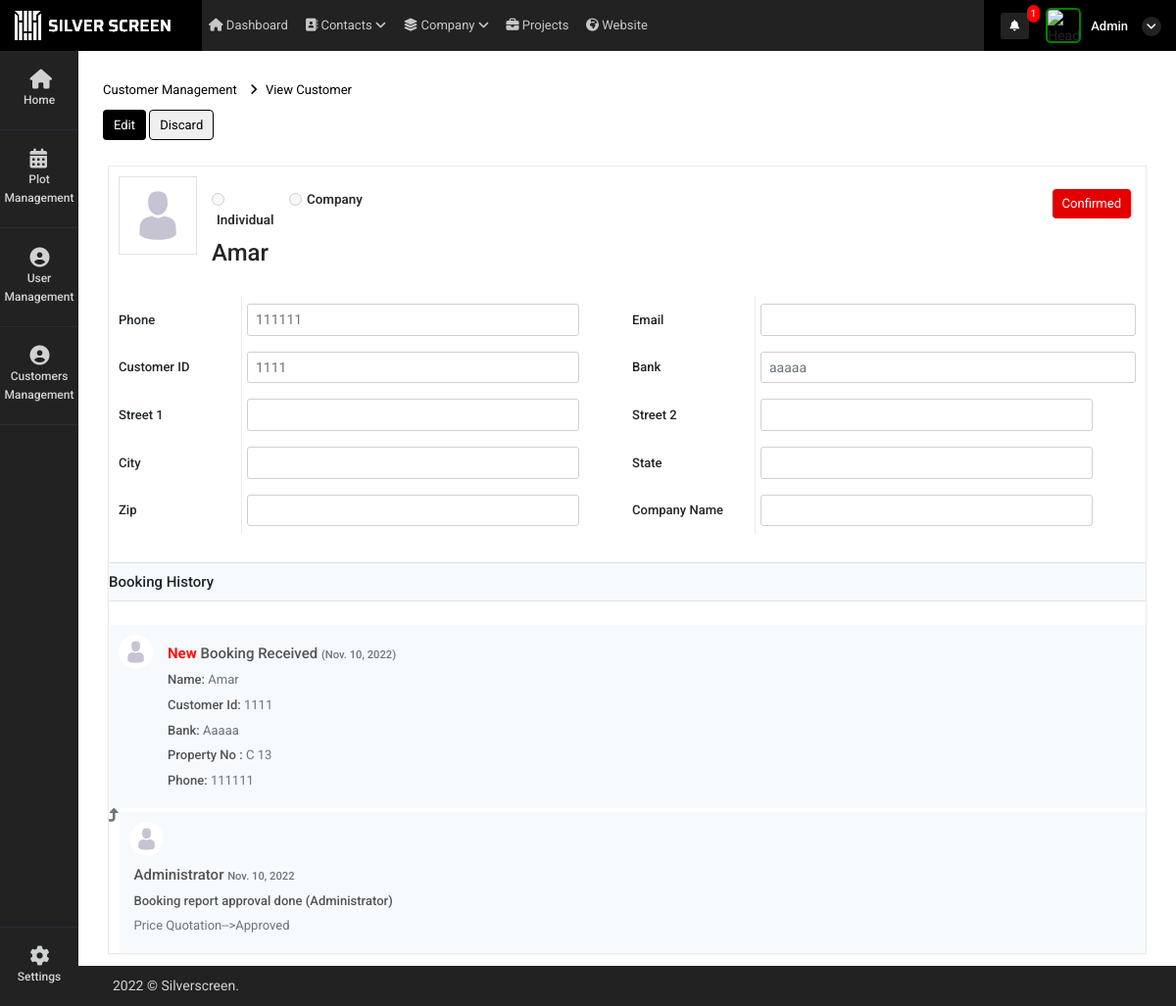
Before: /customer_more_details?id=6 (signed in) with the older database file.
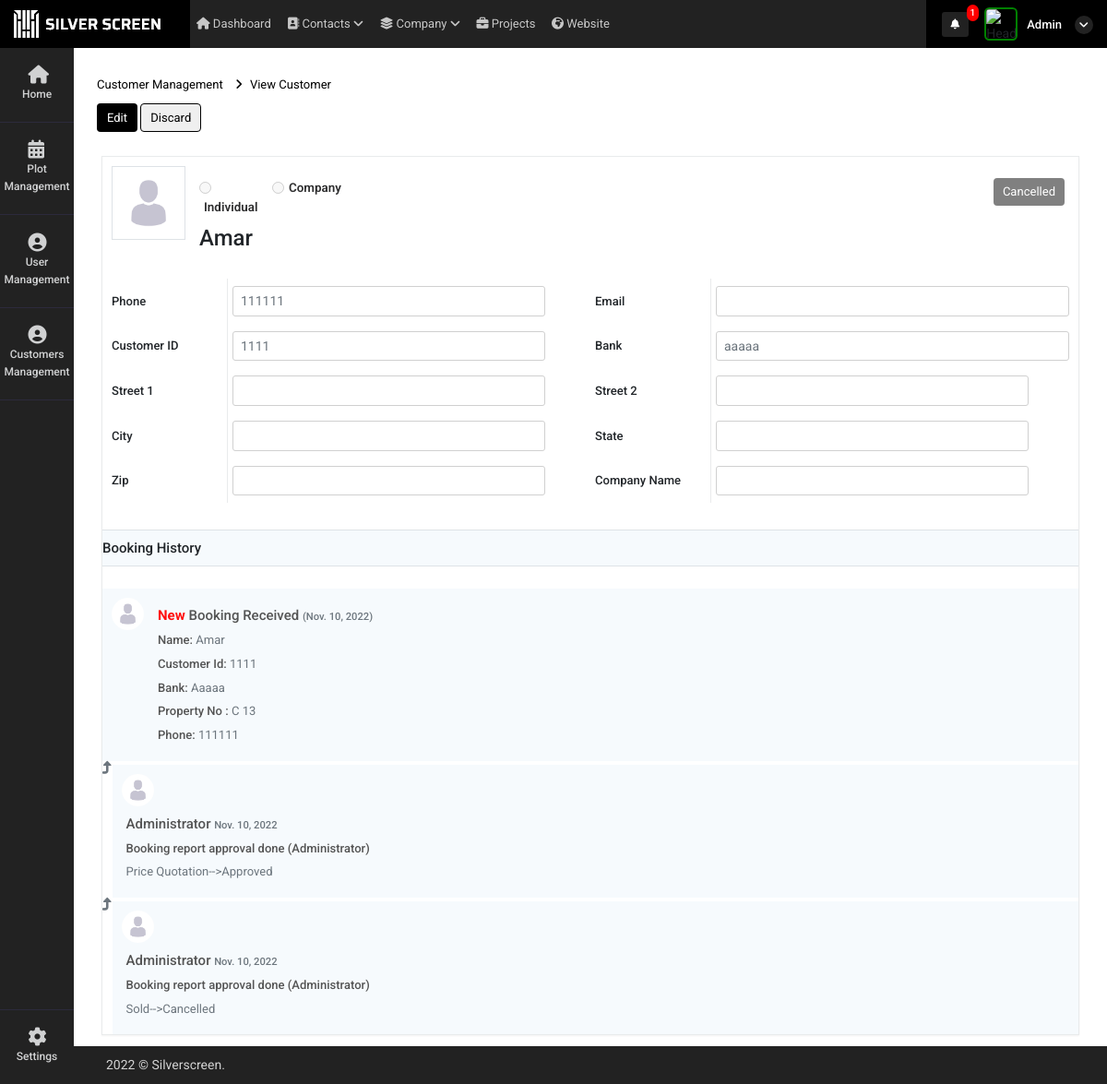
After: the same page with the newer database file.
### super_admin/models.py (models this page shows, shortened)
class common(models.Model):  # COMM0N
    dt = models.DateField(auto_now=True)
    tm = models.TimeField(auto_now=True)
    updated = models.DateTimeField(default=timezone.now)
    status = models.CharField(max_length=255, null=True)
    class Meta:
        abstract = True

class user_request_plot(common):
    customer_id = models.ForeignKey(Customer_details,on_delete=models.CASCADE,related_name="user_request_plot_customer_id", null=True)
    auth_user = models.ForeignKey(User,on_delete=models.CASCADE,related_name="user_request_plot_login_id", null=True)
    user_id = models.ForeignKey(user_Details,on_delete=models.CASCADE,related_name="user_request_plot_user_login_id", null=True)
    property_mapping_id = models.ForeignKey(intractive_map,on_delete=models.CASCADE,related_name="user_request_plot_user_login_id", null=True)
    name = models.CharField(max_length=255,null=True)
    booking_id = models.CharField(max_length=255,null=True)
    phone = models.CharField(max_length=255,null=True)
    bank = models.CharField(max_length=255,null=True)
    manager_id = models.ForeignKey(user_Details,on_delete=models.CASCADE,related_name="user_request_plot_manager_id", null=True)
    read_status = models.IntegerField(default=0)
    booking_status = models.IntegerField(null=True)
    reset_to_availale = models.IntegerField(null=True)
    available_status = models.IntegerField(default=1)
    bank_relation_id = models.ForeignKey(Bank_details,on_delete=models.CASCADE,related_name="user_request_plot_Bank_details_id", null=True)
    customer_doc_id = models.FileField(upload_to="customer_document",null=True)
    contract_certi = models.FileField(upload_to="customer_document",null=True)
    tax_certificate  = models.FileField(upload_to="customer_document",null=True)
    other_document = models.FileField(upload_to="customer_document",null=True)

class intractive_map(models.Model):
    Name = models.CharField(max_length=255, null=True)
    customer_id = models.CharField(max_length=255,null=True)
    Phoneno = models.CharField(max_length=255, null=True)
    UnitNo = models.IntegerField(null=True)
    UnitNo_primary = models.IntegerField(null=True)
    BlockNo = models.CharField(max_length=255, null=True)
    UnitArea = models.FloatField(max_length=255, null=True)
    LandArea = models.FloatField(max_length=255, null=True)
    UType = models.CharField(max_length=255, null=True)
    Price = models.FloatField(blank=True, null=True)
    Bank = models.CharField(max_length=255,null=True)
    Status = models.CharField(max_length=255,null=True)
    dt = models.DateField(auto_now_add=True)
    tm = models.TimeField(auto_now_add=True)
    current_status = models.CharField(max_length=255,null=True)
    attached_file = models.FileField(upload_to="property_image",null=True)
    currency = models.CharField(max_length=255,null=True,default="SAR")
    Price_currency = models.CharField(max_length=255,null=True)

class booking_log(common):
    booking_id = models.ForeignKey(user_request_plot,on_delete=models.CASCADE,related_name="booking_log_id", null=True)
    action_appy_user = models.ForeignKey(user_Details,on_delete=models.CASCADE,related_name="booking_log_user_login_id", null=True)
    auth_user = models.ForeignKey(User,on_delete=models.CASCADE,related_name="booking_log_auth_login_id", null=True)
    user_type = models.CharField(max_length=255,choices=login_user_type,null=True)
    d_text = models.TextField(null=True)
    status_content = models.TextField(null=True)
    log_type = models.CharField(max_length=255,choices=login_user_type,null=True)
    assigned_user_id =  models.ForeignKey(user_Details,on_delete=models.CASCADE,related_name="booking_log_assign_user_login_id", null=True)

### super_admin/views.py (the view)
# urls.py: path('customer_more_details',views.customer_more_details,name='customer_more_details'),
def customer_more_details(request):
    id = request.GET.get("id")
    data = Customer_details.objects.get(id=id)
    current_booking = ''
    try:
        current_booking = user_request_plot.objects.get(customer_id_id=data.id,available_status=1)
    except:
        pass
    booking_history = user_request_plot.objects.filter(customer_id_id=data.id)
    context = {
        'data':data,
        'current_booking':current_booking,
        'history':booking_history
    }
    return render(request,'super_admin/customer_more_details.html',context)

### super_admin/templatetags/notification.py (called while the page is built, shortened)
@register.filter(name='get_notifications')
def get_notifications(value,args):
    user_dat = User.objects.get(id=value.id)
    st = user_dat.is_superuser
    data_count = ''
    if st == True:
        data_count = user_request_plot.objects.filter(read_status=0).count()
    return data_count

@register.filter(name='get_loginUsernameImage')
def get_loginUsernameImage(value,args):
    user_dat = User.objects.get(id=value.id)
    st = user_dat.is_superuser
    image_url = ''
    if st == True:
        image_url = 'http://10.10.10.119:8000/static/adminicon.jpg'
    else:
        user_data = user_Details.objects.get(auth_user=value.id)
        if user_data.atatchment == '':
            image_url = 'http://10.10.10.119:8000/static/adminicon.jpg'
        else:
            image_url ='../media/'+str(user_data.atatchment)
    return image_url

@register.filter(name='get_user_type')
def get_user_type(value,args):
    user_dat = User.objects.get(id=value.id)
    st = user_dat.is_superuser
    if st == True:
        return False

### super_admin/templates/super_admin/customer_more_details.html (shortened to what the changed rows need)
{% extends "super_admin/base.html" %}
{% load static %}
{% block content %}
<div class="container-fluid mt-4">
    <div class="row pay-main view">
        <div class="col-lg-12 px-0">
            <div class="card noti-card" id="orderList">
                <div class="card-body bb-0 pt-0 p-0">
                    <div>
                        <div class="payslip mb-5">
                            <div class="row pay-main mb-4">
                                <div class="customer-head mb-4 col-md-12">
                                    <div class="cust-name row">
                                        <div class="col">
                                                {% if current_booking %}
                                                <a href="property_update?id={{current_booking.property_mapping_id.id}}"><button style="float: right;padding: 5px 10px !important;border: none; {% if current_booking.booking_status == 1 %} color: #fff;
                                                    background-color: orange; {% elif current_booking.booking_status == 2   %}     color: #fff;
                            background-color: #e40000;  {% elif current_booking.booking_status == 3   %}     color: #fff;
                            background-color: gray; {% endif %}" type="button" class="btn btn-pri pay discard-payroll">
                                                    {% if current_booking.booking_status == 1 %}
                                                    Price Quotation
                                                    {% elif current_booking.booking_status == 0  %}
                                                    Available
                                                    {% elif current_booking.booking_status == 2  %}
                                                    Confirmed
                                                    {% elif current_booking.booking_status == 3  %}
                                                    Cancelled
                                                    {% endif %}
                                                </button></a>
                                                {% endif %}
                                                <br>
                                        </div>
                                    </div>
                                </div>
                            </div>
                            {% if history %}
                            <div class="paytab">
                                <div class="tab-content text-muted">
                                    <div class="tab-pane active show" role="tabpanel">
                                    {% for i in history %}
                                        <div class="row msging schdul-box mt-1" >
                                            {% if j.user_type == "administrator" %}
                                            <img src="{% static 'adminicon.jpg' %}" alt="">
                                            {% else %}
                                            {% if j.assigned_user_id.atatchment == '' %}
                                            <img src="{% static 'adminicon.jpg' %}" alt="">
                                            {% elif j.assigned_user_id.atatchment == None %}
                                            <img src="{% static 'adminicon.jpg' %}" alt="">
                                            {% else %}
                                            <img src="../media/{{j.assigned_user_id.atatchment}}" alt="">
                                            {% endif %}
                                            {% endif %}
                                            <div class="col-9">
                                                <h5>
                                                {% if i.available_status == 1 %}
                                                <span style="    color: #ff0f0f;
                                                font-size: 15px;
                                                font-weight: bold;">New</span>
                                                {% endif %}
                                                    Booking Received  <span> ({{i.dt}})</span></h5>
                                                <h6>Name: <span>{{i.name|title}}</span>
                                                </h6>
                                                <h6>Customer Id: <span>{{i.booking_id|title}}</span>
                                                </h6>
                                                <h6>Bank: <span>{{i.bank|title}}</span>
                                                </h6>
                                                <h6>Property No : <span>{{i.property_mapping_id.BlockNo}} {{i.property_mapping_id.UnitNo}}</span></h6>
                                                        <h6>Phone: <span>{{i.phone}}
                                                           </span></h6>
                                            </div>
                                            <div class="col text-right">
                                            </div>
                                        </div>
                                        {% for j in i.booking_log_id.all %}
                                        <div class="row">
                                            <i class="fas fa-level-up-alt log-level"></i>
                                            <div class="col msging schdul-box mt-1">
                                                {% if j.user_type == "administrator" %}
                            <img src="{% static 'adminicon.jpg' %}" alt="">
                            {% else %}
                            {% if j.assigned_user_id.atatchment == '' %}
                            <img src="{% static 'adminicon.jpg' %}" alt="">
                            {% else %}
                            <img src="../media/{{j.assigned_user_id.atatchment}}" alt="">
                            {% endif %}
                            {% endif %}
                                                <div class="col">
                                                {% if j.user_type == "administrator" %}
                                                <h5>{{j.user_type|title}}  <span> {{j.dt}}</span></h5>
                                                {% else %}
                                                <h5> {{j.auth_user.email|title}}  <span>{{j.dt}}</span></h5>
                                                {% endif %}
                                                    <h6>{{j.d_text}}</span>
                                                    </h6>
                                                    <h6><span>{{j.status_content}}</span></h6>
                                                </div>
                                            </div>
                                        </div>
                                        {% endfor %}
                                    {% endfor %}
                                    </div>
                                </div>
                            </div>
                            {% endif %}
                        </div>
                    </div>
                </div>
            </div>
        </div>
    </div>
</div>
        {% endblock %}

Changed rows visible on the page:
changed user_request_plot "Amar": booking_status 2 → 3 (drawn)
added booking_log: user_type "Administrator", dt "Nov. 10, 2022", d_text "Booking report approval done (Administrator)", status_content "Sold-->Cancelled"
Other visible differences:
text no longer shown: "Confirmed"
text now shown: "Cancelled"
